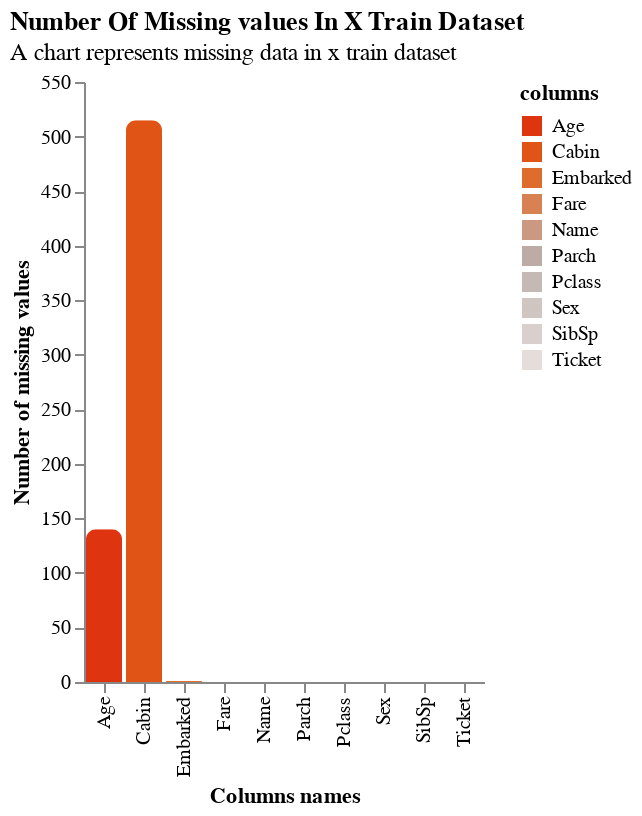

Notebook code cell kept with this figure:
### Code cell
plot_nan(train_x, name="x train dataset", only_nan=False)

### Figure 1 — Vega-Lite specification as saved in the notebook (floating-point values rounded to 4 significant figures)
{"$schema": "https://vega.github.io/schema/vega-lite/v5.20.1.json", "config": {"axis": {"grid": false}, "view": {"continuousHeight": 300, "continuousWidth": 300, "stroke": null}}, "data": {"name": "data-f01737949456d60a44a326a5615a73e1"}, "datasets": {"data-f01737949456d60a44a326a5615a73e1": [{"columns": "Pclass", "percent_nan": 0, "total_nan": 0}, {"columns": "Name", "percent_nan": 0, "total_nan": 0}, {"columns": "Sex", "percent_nan": 0, "total_nan": 0}, {"columns": "Age", "percent_nan": 21, "total_nan": 140}, {"columns": "SibSp", "percent_nan": 0, "total_nan": 0}, {"columns": "Parch", "percent_nan": 0, "total_nan": 0}, {"columns": "Ticket", "percent_nan": 0, "total_nan": 0}, {"columns": "Fare", "percent_nan": 0, "total_nan": 0}, {"columns": "Cabin", "percent_nan": 77, "total_nan": 515}, {"columns": "Embarked", "percent_nan": 0, "total_nan": 1}]}, "encoding": {"color": {"field": "columns", "legend": {"orient": "right"}, "scale": {"reverse": true, "scheme": "lightgreyred"}, "type": "nominal"}, "text": {"field": "columns", "type": "nominal"}, "tooltip": [{"field": "columns", "type": "nominal"}, {"field": "total_nan", "type": "quantitative"}, {"field": "percent_nan", "type": "quantitative"}], "x": {"field": "columns", "title": "Columns names", "type": "nominal"}, "y": {"field": "total_nan", "title": "Number of missing values", "type": "quantitative"}}, "mark": {"cornerRadiusTopLeft": 5, "cornerRadiusTopRight": 5, "type": "bar"}, "title": {"anchor": "start", "subtitle": "A chart represents missing data in x train dataset", "text": "Number Of Missing values In X Train Dataset"}}
